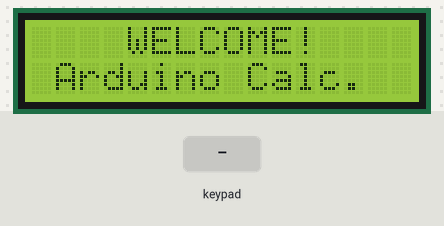
This sketch was run on a simulated Arduino Uno, built with avr-gcc and run on an emulated ATmega328P. Parts: 16×2 character LCD. The test bench sets the inputs (shaded band). What the sketch prints to the serial monitor is not drawn.

Above: at 0.1 s.
4.3 s: keypad keys 6 * 7 = pressed 0.4 s apart
At 4.9 s:
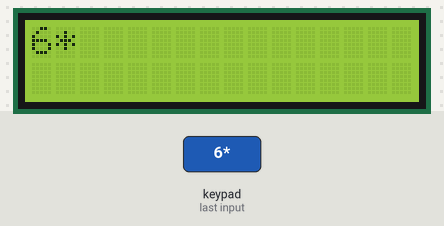
At 6.5 s:
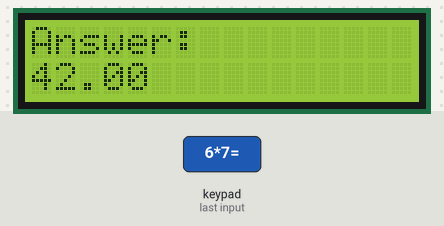
7.4 s: key '+' pressed
10.4 s: keypad keys 2 3 4 5 * pressed 0.4 s apart
At 13.4 s:
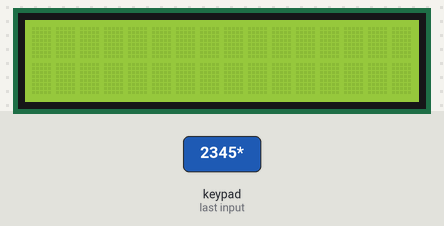
13.9 s: key '/' pressed
15.4 s: key '-' pressed
Timing chart, 0 to 17.9 s (numbered marks = the images above; inputs shaded):
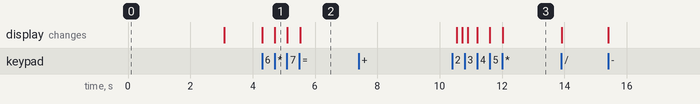

The sketch:

main_code.ino
```cpp
#include <Keypad.h>
#include <LiquidCrystal_I2C.h>

//Rows and Columns of your matrix

const byte rows = 4;
const byte cols = 4;

//The mapping you want of the matrix. You can change these around however you like.

char hexakeys[rows][cols] = {
  {'1', '2', '3', '+'}, // + : addition
  {'4', '5', '6', '-'}, // - : subtraction
  {'7', '8', '9', '*'}, // * : multiplication
  {'C', '0', '=', '/'}  // C : clear ; / : division
};                      //Your keypad will probably have different keys but you can use whatever.

//Setting the GPIOS.

byte rowpins[rows] = {2,3,4,5};
byte colpins[cols] = {6,7,8,9};

//Making the keypad instance.

Keypad customKeypad = Keypad(makeKeymap(hexakeys), rowpins, colpins, rows, cols);

//LCD instance.

LiquidCrystal_I2C lcd(0x27, 16, 2);

//Strings to store in the incoming input.

String num1 = "";
String num2 = "";

long number1 = 0;
long number2 = 0;
int count = 0;

void setup() {
  Serial.begin(9600);
  lcd.init();
  lcd.backlight();
  lcd.setCursor(0, 0);
  lcd.print("    WELCOME!    ");
  lcd.setCursor(0,1);
  lcd.print(" Arduino Calc. ");
  delay(3000);
  lcd.clear();
  Serial.begin(9600);
}

void loop() {

  //Resetting variables for next itiration.
  num1 = "";
  num2 = "";
  count = 0;
  number1 = 0;
  number2 = 0;
  lcd.clear();

  //Keeps the arduino checking whether a character has been input or not.
  char c = customKeypad.getKey();
  while(c == NO_KEY) {
    c = customKeypad.getKey();
  }

  //Main input loop, receives the first operand.
  lcd.setCursor(0,0);
  while(c >= '0' && c <= '9') {

    //Since the data type we're using (long) can store up to 2,147,483,647 which is 10 digits.
    //This will also affect your results
    if(num1.length() >= 10) {
      lcd.clear();
      lcd.setCursor(0, 0);
      lcd.print("TOO LONG!");
      return;
    }

    //Adds the recived input from the keypad to the string and prints it on the screen.
    num1 += c;
    lcd.print(c);
    c = customKeypad.getKey();
    while(c == NO_KEY) {
      c = customKeypad.getKey();
    }
  }

  //C is for clear, so we reset the code.
  if(c=='C') return;

  int i = 0;
  while(num1[i] != '\0') {
    number1 = (number1 * 10) + (num1[i] - '0');
    i++;
  }

  lcd.setCursor(num1.length(), 0);
  lcd.print(c);

  //In case the user clicked equal with no operator.

  if(c=='=') {
    lcd.clear();
    lcd.setCursor(0, 0);
    lcd.print("Answer: ");
    lcd.setCursor(0, 1);
    lcd.print(number1);
    delay(5000);
  }

  //Input second number.

  char d = customKeypad.getKey();
  while(d == NO_KEY) {
    d = customKeypad.getKey();
  }

  lcd.setCursor(0, 1);
  while(d >= '0' && d <= '9') {
    if(num2.length() >= 10) {
      lcd.clear();
      lcd.setCursor(0, 0);
      lcd.print("TOO LONG!");
      return;
    }
    num2 += d;
    lcd.print(d);
    d = customKeypad.getKey();
    while(d == NO_KEY) {
      d = customKeypad.getKey();
    }
  }

  //C is for clear, so we reset the code.
  if(d == 'C') return;

  //Main conversion loop; converts the string into long.
  //You can use the .toInt() with the string, but I preffered to use a more manual method.
  int j = 0;
  while(num2[j] != '\0') {
    number2 = (number2*10)+(num2[j] - '0');
    j++;
  }

  //Setup the operations.
  double answer;
  switch(c) {
    case '+':
      answer = number1 + number2;
    break;

    case '-':
      answer = number1-number2;
    break;

    case '*':
      answer = (float)number1 * (float)number2;
      Serial.println(answer);
    break;

    case '/':
      if(number2 == 0) return; //You can add a warning or an error message.
      answer = (float)number1/number2;
    break;

    case 'C':
      return;

    default:
      lcd.clear();
      lcd.setCursor(0, 0);
      lcd.print("No such op");
      return;
  }

  //Only displays answer after clicking '=', otherwise resets the code.
  //And d already has the last non-digit character we clicked.

  if(d == '='){
    lcd.clear();
    lcd.setCursor(0, 0);
    lcd.print("Answer: ");
    lcd.setCursor(0, 1);
    lcd.print(answer);
    delay(5000);
  } else {
    lcd.clear();
    lcd.print("Please press =");
    return;
  }

  //Check out the other prototype where I added operation precedent and multiple operands.

}
```

Measured:
- after the input at 4.3 s, the display: first changes at once (image 1 shows a later state)
- after the input at 7.4 s, every drawn part: stays the same
- after the input at 10.4 s, the display: first differs from a run without the input after 0.32 s (image 3 shows a later state)
